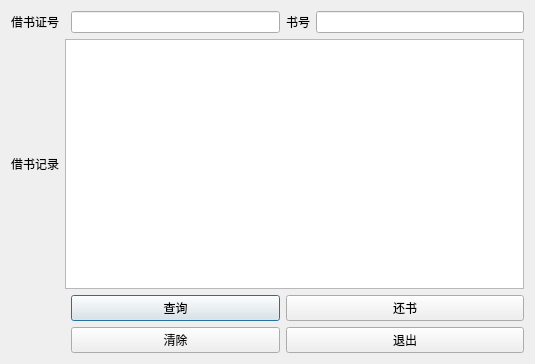
<?xml version="1.0" encoding="UTF-8"?>
<ui version="4.0">
 <class>returnbooks</class>
 <widget class="QDialog" name="returnbooks">
  <property name="geometry">
   <rect>
    <x>0</x>
    <y>0</y>
    <width>535</width>
    <height>364</height>
   </rect>
  </property>
  <property name="windowTitle">
   <string>Dialog</string>
  </property>
  <property name="styleSheet">
   <string notr="true">background-image: url(:/BingWallpaper-2017-01-22.jpg);</string>
  </property>
  <layout class="QGridLayout" name="gridLayout">
   <item row="0" column="0" colspan="2">
    <widget class="QLabel" name="label">
     <property name="text">
      <string>借书证号</string>
     </property>
    </widget>
   </item>
   <item row="0" column="2">
    <widget class="QLineEdit" name="card"/>
   </item>
   <item row="0" column="3">
    <widget class="QLabel" name="label_2">
     <property name="text">
      <string>书号</string>
     </property>
    </widget>
   </item>
   <item row="0" column="4">
    <widget class="QLineEdit" name="bookid"/>
   </item>
   <item row="1" column="0">
    <widget class="QLabel" name="label_3">
     <property name="text">
      <string>借书记录</string>
     </property>
    </widget>
   </item>
   <item row="1" column="1" colspan="4">
    <widget class="QTableWidget" name="tableWidget"/>
   </item>
   <item row="2" column="2">
    <widget class="QPushButton" name="query">
     <property name="text">
      <string>查询</string>
     </property>
    </widget>
   </item>
   <item row="2" column="3" colspan="2">
    <widget class="QPushButton" name="return_2">
     <property name="text">
      <string>还书</string>
     </property>
    </widget>
   </item>
   <item row="3" column="2">
    <widget class="QPushButton" name="clear">
     <property name="text">
      <string>清除</string>
     </property>
    </widget>
   </item>
   <item row="3" column="3" colspan="2">
    <widget class="QPushButton" name="exit">
     <property name="text">
      <string>退出</string>
     </property>
    </widget>
   </item>
  </layout>
 </widget>
 <resources/>
 <connections/>
</ui>
